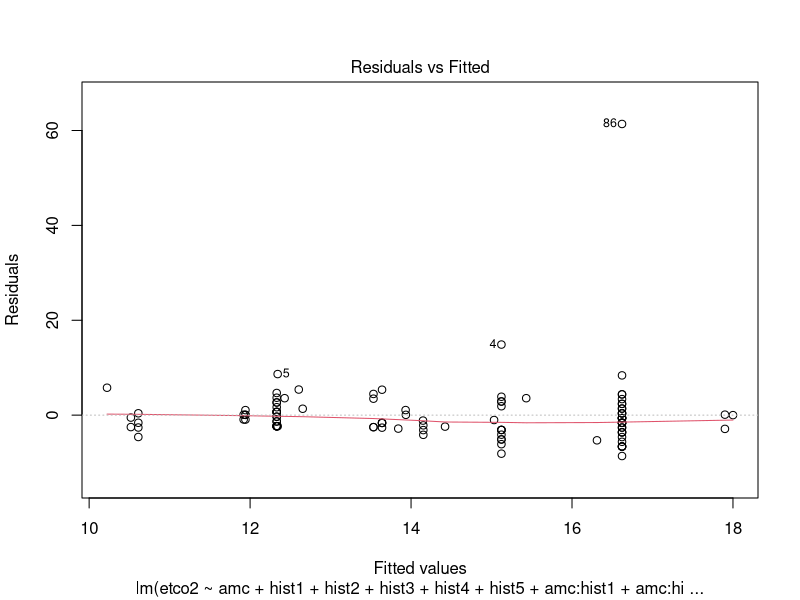
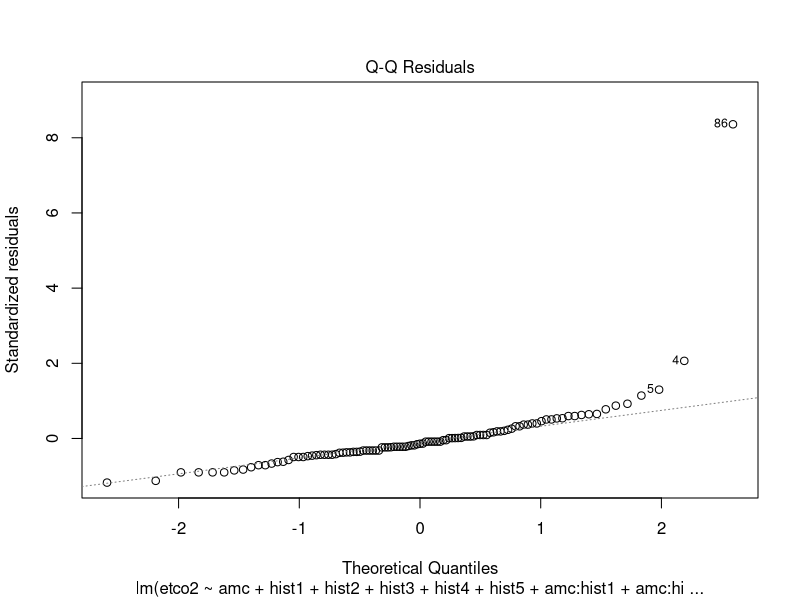

The R script that drew these images, in order:
## ---- chunk 1
knitr::opts_chunk$set(cache=TRUE, echo=FALSE, error=FALSE, message=FALSE, warning=FALSE, tidy.opts=list(width.cutoff=60),tidy=TRUE)
## ---- chunk 2
library(readxl)
data <- read_excel("cardiac_arrests.xlsx")
head(data)
## ---- chunk 3
library(dplyr)
library(ggplot2)
library(tidyr)

data <- data %>%
  mutate(across(where(is.numeric), ~ replace(.x, .x == 9999, NA)))

data$race <- factor(data$race, levels = c(1, 2, 3, 4, 99), 
                    labels = c("White", "Black/African American", 
                               "Asian", "Latinx", "Other"))
data$amc <- factor(data$amc, levels = c(1, 2), 
                   labels = c("LV", "LVOT/Aortic root"))
data$op_level <- factor(data$op_level, levels = c(1, 2, 3, 99), 
                        labels = c("Attending physician", "Fellow", 
                                   "Resident", "Other"))
data$cpr_type <- factor(data$cpr_type, levels = c(1, 2, 3), 
                        labels = c("Manual", "Mechanical", "Alternating"))
data$hist1 <- factor(data$hist1, levels = c(0, 1), 
                     labels = c("No", "Yes"))

data$hist2 <- factor(data$hist2, levels = c(0, 1), 
                     labels = c("No", "Yes"))

data$hist3 <- factor(data$hist3, levels = c(0, 1), 
                     labels = c("No", "Yes"))

data$hist4 <- factor(data$hist4, levels = c(0, 1), 
                     labels = c("No", "Yes"))

data$hist5 <- factor(data$hist5, levels = c(0, 1), 
                     labels = c("No", "Yes"))

data$rosc <- factor(data$rosc, levels = c(0, 1), 
                    labels = c("No", "Yes"))

data$survival <- factor(data$survival, levels = c(0, 1), 
                        labels = c("No", "Yes"))

data$time_approx <- factor(data$time_approx, levels = c(0, 1), 
                           labels = c("Known", "Approximated"))

summary(data)
sum(is.na(data))
cleaned_data <- na.omit(data)
sum(is.na(cleaned_data))
## ---- chunk 4
# Fit a linear regression model
normal_model <- lm(etco2 ~ amc + hist1 + hist2 + hist3 + 
                          hist4 + hist5 + amc:hist1 + amc:hist2 + amc:hist3 + 
                          amc:hist4 + amc:hist5, 
                        data = cleaned_data)
## ---- chunk 5
plot(normal_model, which = 1)
## ---- chunk 6
library(lmtest)
dwtest(normal_model)
## ---- chunk 7
plot(normal_model, which = 2)
## ---- chunk 8
library(car)
vif(normal_model, 'predictor')
vif(normal_model)
